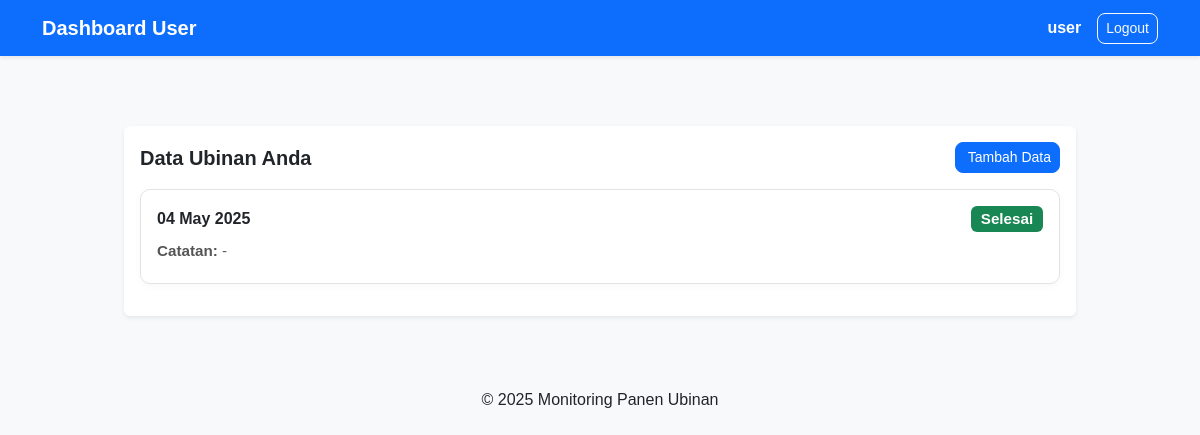
Before: /client/service/form-user/dashboard_user.php (signed in) with the older database file.
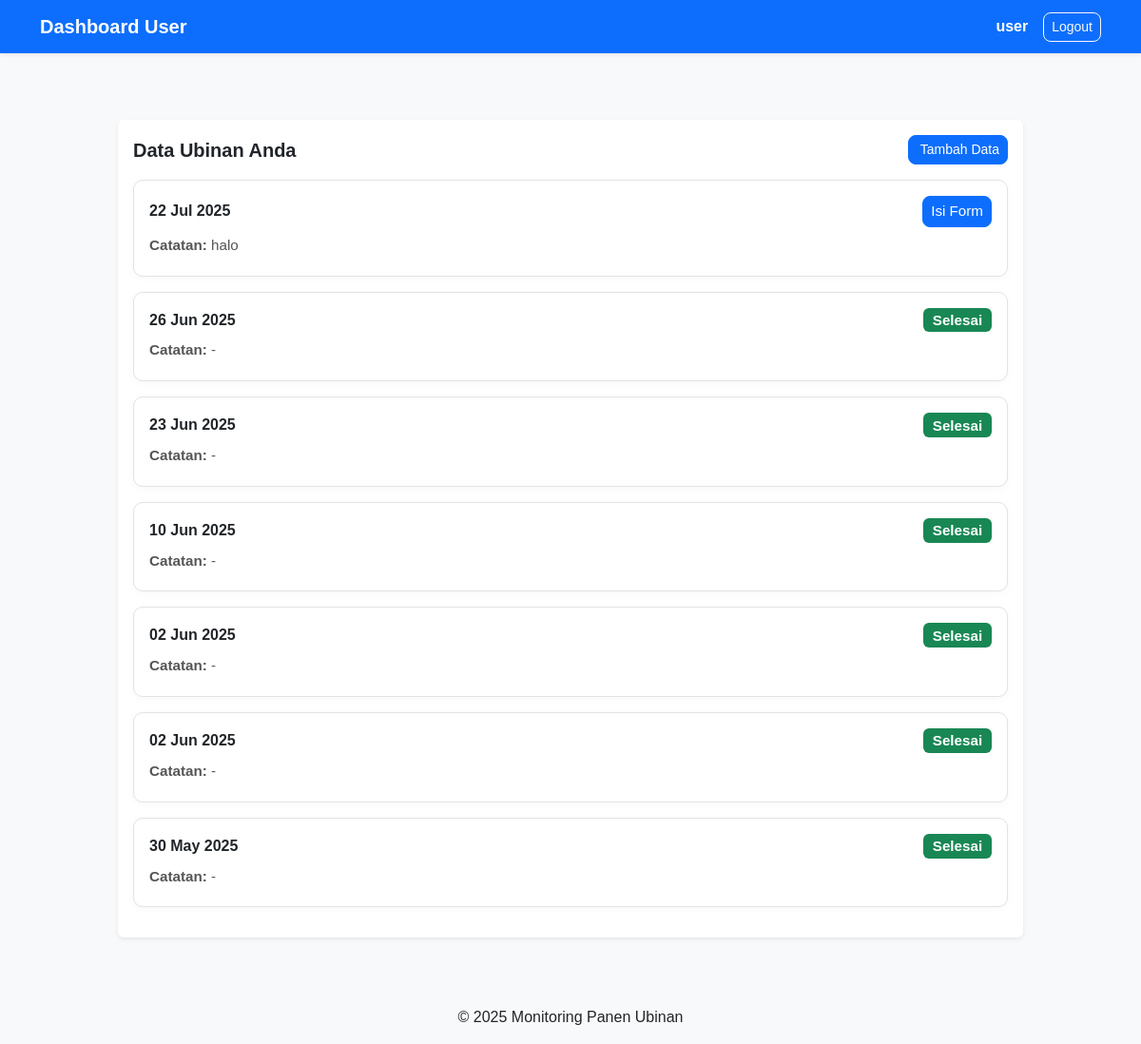
After: the same page with the newer database file.
### tables this page shows
CREATE TABLE `monitoring_data_panen` (
  `id` int(11) NOT NULL,
  `nama_petani` varchar(100) NOT NULL,
  `desa` varchar(100) NOT NULL,
  `kecamatan` varchar(100) NOT NULL,
  `tanggal_panen` date NOT NULL,
  `foto_petani` varchar(255) NOT NULL,
  `foto_potong` varchar(255) NOT NULL,
  `foto_timbangan` varchar(255) NOT NULL,
  `berat_plot` decimal(10,2) DEFAULT NULL,
  `gkp` decimal(10,2) DEFAULT NULL,
  `gkg` decimal(10,2) DEFAULT NULL,
  `ku` decimal(10,2) DEFAULT NULL,
  `status` enum('selesai','belum selesai','tidak bisa','sudah') DEFAULT NULL,
  `user_id` int(11) NOT NULL,
  `nomor_sub_segmen` varchar(11) NOT NULL,
  `note` varchar(500) NOT NULL,
  `created_at` timestamp NOT NULL DEFAULT current_timestamp(),
  `updated_at` timestamp NULL DEFAULT NULL
);

### client/service/form-user/dashboard_user.php (the view, shortened to what this page needs)
<?php
include '../../../server/config/koneksi.php';
$user_id = $_SESSION['user_id'];
$query = "SELECT id, tanggal_panen, status, note FROM monitoring_data_panen WHERE user_id = ? ORDER BY tanggal_panen DESC";
$stmt = mysqli_prepare($conn, $query);
mysqli_stmt_bind_param($stmt, "i", $user_id);
mysqli_stmt_execute($stmt);
$result = mysqli_stmt_get_result($stmt);
?>
<!DOCTYPE html>
<html lang="id">
<head>
  <link href="https://cdn.jsdelivr.net/npm/bootstrap@5.3.0/dist/css/bootstrap.min.css" rel="stylesheet">
</head>
<body>
<nav class="navbar navbar-expand-lg navbar-dark bg-primary shadow-sm">
  <div class="container">
    <a class="navbar-brand" href="#">Dashboard User</a>
    <div class="d-flex align-items-center">
      <span class="text-white me-3"><strong><?= htmlspecialchars($_SESSION['username']); ?></strong></span>
      <a href="../../auth/logout.php" class="btn btn-outline-light btn-sm btn-custom">Logout</a>
    </div>
  </div>
</nav>
<div class="container-fluid" style="padding-top:70px;">
  <div class="row justify-content-center">
    <main id="mainContent" class="col-lg-10 px-4">
      <div class="card shadow-sm border-0 mb-4">
        <div class="card-body">
          <div class="d-flex justify-content-between align-items-center mb-3">
            <h5 class="card-title mb-0 fw-bold">Data Ubinan Anda</h5>
            <a href="tambah_data.php" class="btn btn-primary btn-sm btn-custom">
              <i class="bi bi-plus-lg me-1"></i>Tambah Data
            </a>
          </div>
          <div class="ubinan-list">
            <?php
            if (mysqli_num_rows($result) > 0):
              mysqli_data_seek($result, 0);
              while ($row = mysqli_fetch_assoc($result)):
            ?>
              <div class="ubinan-card">
                <div class="d-flex justify-content-between align-items-center mb-2">
                  <div class="fw-bold"><?= date('d M Y', strtotime($row['tanggal_panen'])); ?></div>
                  <div>
                    <?php if ($row['status'] === 'tidak bisa'): ?>
                      <span class="badge bg-danger">Tidak Bisa Ubinan</span>
                    <?php elseif ($row['status'] === 'selesai'): ?>
                      <span class="badge bg-success">Selesai</span>
                    <?php elseif ($row['status'] === 'belum selesai' || $row['status'] === 'sudah'): ?>
                      <a href="form_monitoring.php?id=<?= $row['id']; ?>" class="btn btn-primary btn-sm btn-custom">Isi Form</a>
                    <?php else: ?>
                      <span class="badge bg-secondary">-</span>
                    <?php endif; ?>
                  </div>
                </div>
                <div class="catatan mb-1">
                  <strong>Catatan:</strong>
                  <?php
                    if (!empty($row['note'])) {
                      echo nl2br(htmlspecialchars($row['note']));
                    } else {
                      echo '<span class="text-muted">-</span>';
                    }
                  ?>
                </div>
              </div>
            <?php endwhile; else: ?>
              <div class="text-center text-muted">Belum ada data.</div>
            <?php endif; ?>
          </div>
        </div>
      </div>
    </main>
  </div>
</div>
<footer class="text-center mt-5 mb-3">
  &copy; <?= date('Y'); ?> Monitoring Panen Ubinan
</footer>
</body>
</html>

Changed rows visible on the page:
removed monitoring_data_panen: tanggal_panen "04 May 2025", status "Selesai"
added monitoring_data_panen: tanggal_panen "22 Jul 2025", note "halo"
added monitoring_data_panen: tanggal_panen "26 Jun 2025", status "Selesai"
added monitoring_data_panen: tanggal_panen "23 Jun 2025", status "Selesai"
added monitoring_data_panen: tanggal_panen "10 Jun 2025", status "Selesai"
added monitoring_data_panen: tanggal_panen "02 Jun 2025", status "Selesai"
added monitoring_data_panen: tanggal_panen "02 Jun 2025", status "Selesai"
added monitoring_data_panen: tanggal_panen "30 May 2025", status "Selesai"
